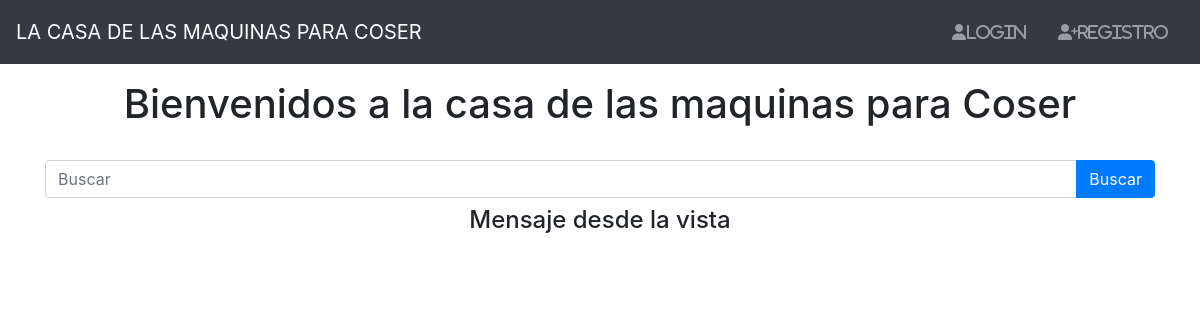
The app's page /, older data.
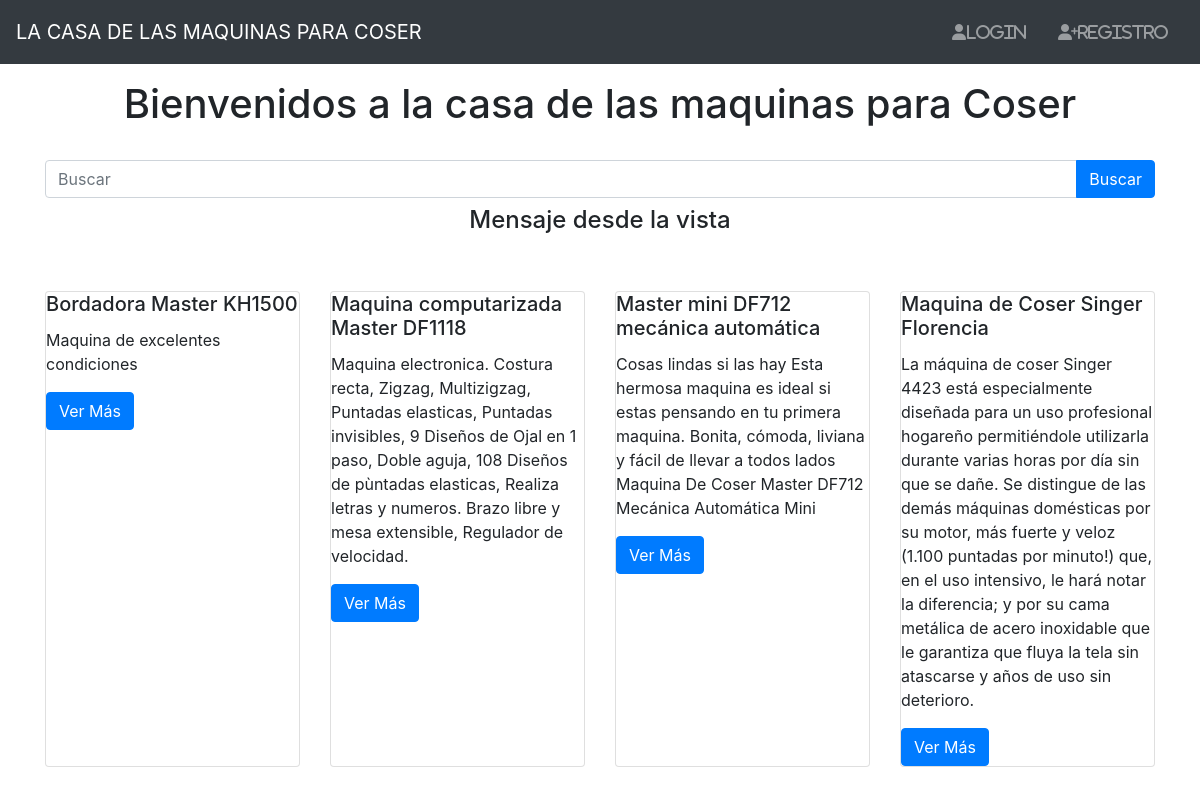
The same page, newer data.
### Tienda_online/models.py (models this page shows, shortened)
class Product(models.Model):
    title= models.CharField(max_length=100)
    description= models.TextField()
    price= models.DecimalField(max_digits=8, decimal_places=2, default=0.0)
    slug = models.SlugField(null=False, blank=False, unique=True)
    image = models.ImageField(upload_to='products/', null=False, blank=False)
    created_at = models.DateTimeField(auto_now_add=True)

### Store/views.py (the view)
# urls.py: path('',views.holamundo,name='home'),
def holamundo(request):
    products = Product.objects.all().order_by('-id')
    return render(request,'index.html',{
        'message':'Mensaje desde la vista',
        'tilte':'Titulo',
        'products':products,
    })

### templates/index.html (shortened to what this page needs)
{% extends 'base.html' %}
{% block content %}
<div class="col">
    <h1 class="text-center">Bienvenidos a la casa de las maquinas para Coser</h1><br>
    {% include 'snippets/search.html' %}
    <h4 class="text-center mt-2">{{message}}</h4>
<div class="row">
    {% for product in products %}
       <div class="col-3 mt-5">
        <div class="card h-100">
            <div class="class-body">
                <h5 class="card-title">{{product.title}}</h5>
                <p class="card-text">{{product.description}}</p>
                <a href="#" class="btn btn-primary">Ver Más</a>
            </div>
        </div>
       </div>
    {% endfor %}
</div>
</div>
{% endblock %}
{% load static %}

### templates/base.html (shortened to what this page needs)
{% load static %}
<!DOCTYPE html>
<html lang="en">
<head>
    <link rel="stylesheet" href="https://stackpath.bootstrapcdn.com/bootstrap/4.4.1/css/bootstrap.min.css">
</head>
<body>
    {% include 'navbar.html' %}
    <div class="container">
        <div class="row mt-3">
            {% block content %}
            {% endblock %}
        </div>
    </div>
</body>
</html>

### templates/navbar.html (shortened to what this page needs)
<nav class="navbar navbar-expand-md bg-dark navbar-dark">
    <a href="#" class="navbar-brand">LA CASA DE LAS MAQUINAS PARA COSER</a>
    <div id="navb" class="navbar-collapse collapse hide">
        <ul class="nav navbar-nav ml-auto">
            {% if  user.is_authenticated %}
             <li class="navbar-item">
             <a href="{% url 'logout' %}" class="nav-link fas fa-sign-in-alt p-3">Logout</a>
            </li>
            {% else %}
            <li class="navbar-item">
                <a href="{% url 'login' %}" class="nav-link fas fa-user p-3">Login</a>
            </li>
            <li class="navbar-item">
                <a href="{% url 'register' %}" class="nav-link fas fa-user-plus p-3">Registro</a>
            </li>
            {% endif %}
        </ul>
    </div>
</nav>

### Tienda_online/templates/snippets/search.html
<form action="{% url 'search' %}">
    <div class="input-group">
        <input type="text" name="q" value="{{query}}" class="form-control" placeholder="Buscar">
        <div class="input-group-append">
            <input type="submit" name="" value="Buscar" class="btn btn-primary">
        </div>
    </div>
</form>

Row changes from the older to the newer data that the page shows:
added Product: title "Bordadora Master KH1500", description "Maquina de excelentes condiciones"
added Product: title "Maquina computarizada Master DF1118", description "Maquina electronica. Costura recta, Zigzag, Multizigzag, Puntadas elasticas, Puntadas invisibles, 9 Diseños de Ojal en 1 paso, Doble aguja, 108 Diseños de pùntadas elasticas, Realiza letras y numeros. Brazo libre y mesa extensible, Regulador de velocidad."
added Product: title "Master mini DF712 mecánica automática", description "Cosas lindas si las hay Esta hermosa maquina es ideal si estas pensando en tu primera maquina. Bonita, cómoda, liviana y fácil de llevar a todos lados Maquina De Coser Master DF712 Mecánica Automática Mini"
added Product: title "Maquina de Coser Singer Florencia", description "La máquina de coser Singer 4423 está especialmente diseñada para un uso profesional hogareño permitiéndole utilizarla durante varias horas por día sin que se dañe. Se distingue de las demás máquinas domésticas por su motor, más fuerte y veloz (1.100 puntadas por minuto!) que, en el uso intensivo, le hará notar la diferencia; y por su cama metálica de acero inoxidable que le garantiza que fluya la tela sin atascarse y años de uso sin deterioro."
